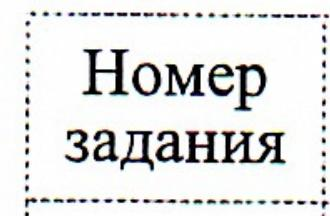
#> input picture backend_ml/typed/test_images/cell_0_0.jpg, 330 x 216 px
$ python -i preprocess_image.py   (imports and definitions only)
#> lines starting #> are read from the running program, lines starting #| are printed output that depends on the picture; after the words box and inside, x2 and y2 are one past the last pixel; in counts of white or black regions, pixels touching at a corner belong together
import cv2
import numpy as np
from PIL import Image
import io
import matplotlib.pyplot as plt

def run(file_path):
#> called with file_path = 'test_images/cell_0_0.jpg'
    inBlack = np.array([170, 170, 170], dtype=np.float32)
    inWhite = np.array([255, 255, 255], dtype=np.float32)
    inGamma = np.array([1.0, 1.0, 1.0], dtype=np.float32)
    outBlack = np.array([0, 0, 0], dtype=np.float32)
    outWhite = np.array([255, 255, 255], dtype=np.float32)

    img = cv2.imread(file_path)
#> img is the input picture: shape (216, 330, 3); mean B, G, R 224.8, 225.3, 224.7
    int8 = cv2.convertScaleAbs(img)

    color_level = np.clip((int8 - inBlack) / (inWhite - inBlack), 0, 255)
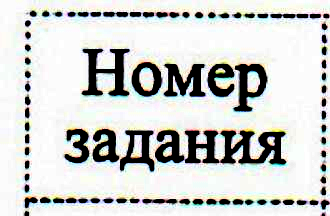
#> color_level: shape (216, 330, 3) float32; mean B, G, R 0.809, 0.819, 0.81
    color_level = (color_level ** (1 / inGamma)) * (outWhite - outBlack) + outBlack
    color_level = np.clip(color_level, 0, 255).astype(np.uint8)

    gray_image = cv2.cvtColor(color_level, cv2.COLOR_BGR2GRAY)
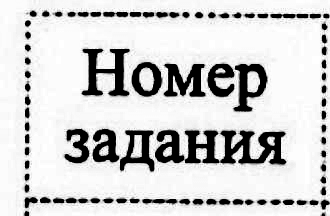
#> gray_image: shape (216, 330); min 0, max 255, mean 207.8

    _, threshold = cv2.threshold(gray_image, 128, 255, cv2.THRESH_BINARY + cv2.THRESH_OTSU)
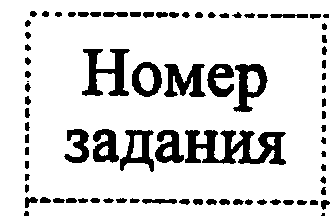
#> threshold: shape (216, 330); 84.5% white; 84 black regions (2 under 20 px), largest, box (x1, y1, x2, y2) and area: (185, 130, 286, 165) 1971, (82, 49, 130, 96) 1064, (164, 64, 206, 97) 815

    inverted = cv2.bitwise_not(threshold)

    _, buffer = cv2.imencode('.jpg', inverted)
    img_bytes = io.BytesIO(buffer)

    pil_img_for_ocr = Image.open(img_bytes)
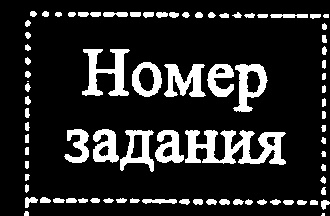
#> pil_img_for_ocr: PIL image 330x216 L; min 0, max 255, mean 39.5

    return pil_img_for_ocr

>>> result = run('test_images/cell_0_0.jpg')

$ run again, on backend_ml/typed/test_images/cell_0_4.jpg
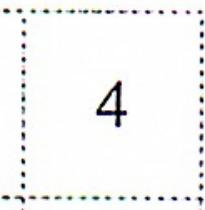
#> input picture backend_ml/typed/test_images/cell_0_4.jpg, 205 x 210 px
#> in run, img is the input picture: shape (210, 205, 3); mean B, G, R 244.4, 244.6, 244.3
#> in run, `_, threshold = cv2.threshold(gray_image, 128, 255, cv2.THRESH_BINARY +..`:
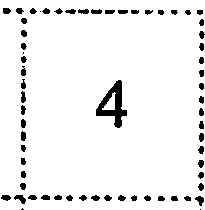
#> threshold: shape (210, 205); 93.9% white; 65 black regions (4 under 20 px), largest, box (x1, y1, x2, y2) and area: (96, 80, 127, 128) 607, (14, 195, 26, 204) 62, (195, 196, 204, 206) 53
#> buffer = 11881 values, max 255 at index 0, min 0 at index 4, mean 135.4
#> in run, `pil_img_for_ocr = Image.open(img_bytes)`:
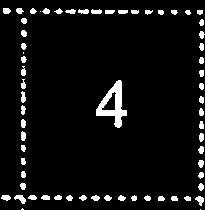
#> pil_img_for_ocr: PIL image 205x210 L; min 0, max 255, mean 15.7
